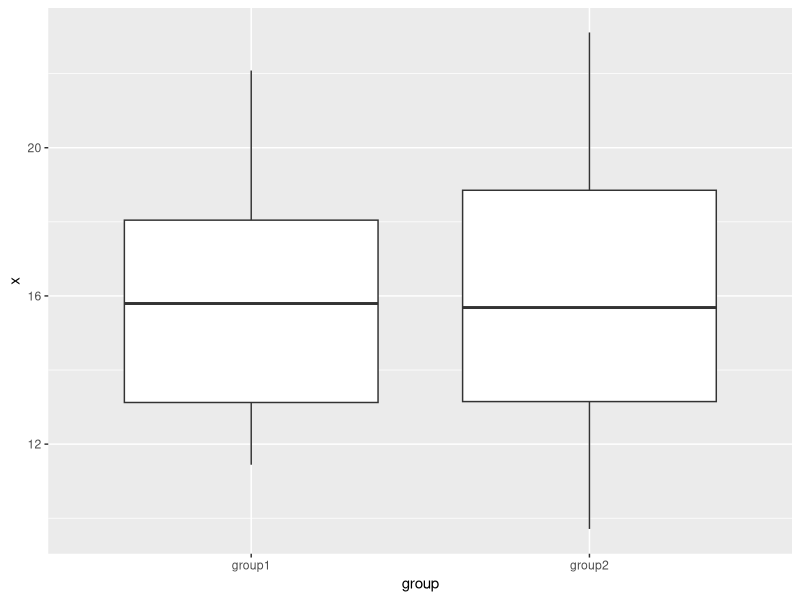

This chart was generated by the following R code:
# Create a random data set foe demo 
# Main data set 

df <- data.frame(x = rnorm(50, 16, 4), group = rep(c("group1", "group2"), each = 25))

# Load tidyverse

library(tidyverse)

# Summerising the data 

df %>% group_by(group) %>% summarise(mean = mean(x), n = length(n), sdev = sd(x))

# A tibble: 2 x 4
# group   mean     n    sd
# <fct>  <dbl> <int> <dbl>
#  1 group1  15.7     1  4.77
#  2 group2  15.7     1  4.62


# Plotting the data

df %>% ggplot(aes(x = group, y = x))+
  geom_boxplot()








